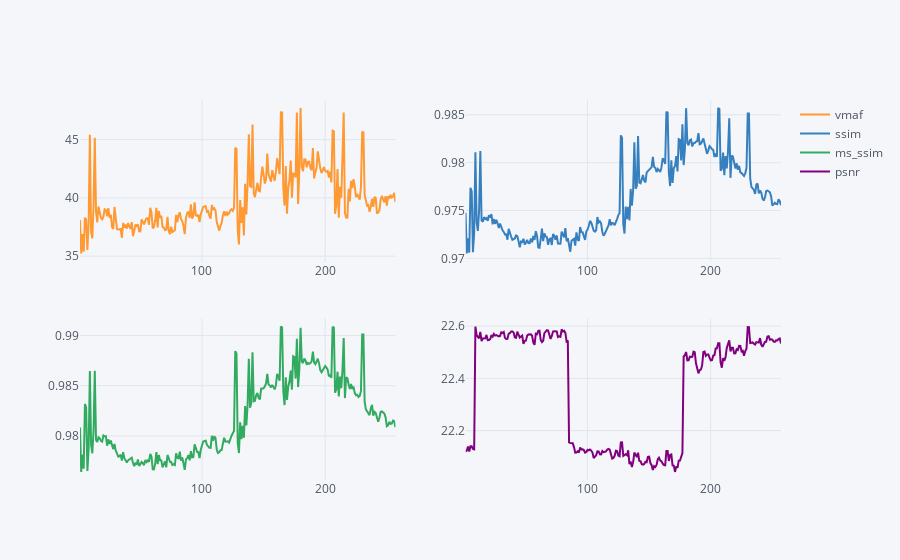

Source (notebook cell):
### Markdown cell above
##### Initial Analysis

For this test video, the VMAF score seems consistent with the earlier SSIM plots.
The video stars with relatively low quality, has a peak in perceptual quality, showing a increase in effiency of the compression, then decreases and is centered around a score of 37 roughly until halfway, and then starts increasing in quality roughly halfway with irregular fluctuations, but an overall increasing tendency, which means that less bits were needed to have a result perceptually closer to the original source material, than in the first half, where the characteristics of the scene are showing a lower SSIM and VMAF. Multi-scale SSIM might also sched some light, as well as the other objective non-perceptual metrics.

### Code cell
dfs["vmaf"].iplot(y=["vmaf", "ssim", "ms_ssim", "psnr"],subplots=True, width=2.0)

### Figure 1 — Plotly figure (JSON) as saved in the notebook; plotly's stock layout.template omitted (floating-point values rounded to 4 significant figures; data arrays with more than 128 entries replaced by an {"elided": "..."} marker saying what was removed)
{"data": [{"line": {"color": "rgba(255, 153, 51, 1.0)", "dash": "solid", "shape": "linear", "width": 2}, "mode": "lines", "name": "vmaf", "text": "", "type": "scatter", "x": {"elided": "257 int values"}, "xaxis": "x", "y": {"elided": "257 float values"}, "yaxis": "y"}, {"line": {"color": "rgba(55, 128, 191, 1.0)", "dash": "solid", "shape": "linear", "width": 2}, "mode": "lines", "name": "ssim", "text": "", "type": "scatter", "x": {"elided": "257 int values"}, "xaxis": "x2", "y": {"elided": "257 float values"}, "yaxis": "y2"}, {"line": {"color": "rgba(50, 171, 96, 1.0)", "dash": "solid", "shape": "linear", "width": 2}, "mode": "lines", "name": "ms_ssim", "text": "", "type": "scatter", "x": {"elided": "257 int values"}, "xaxis": "x3", "y": {"elided": "257 float values"}, "yaxis": "y3"}, {"line": {"color": "rgba(128, 0, 128, 1.0)", "dash": "solid", "shape": "linear", "width": 2}, "mode": "lines", "name": "psnr", "text": "", "type": "scatter", "x": {"elided": "257 int values"}, "xaxis": "x4", "y": {"elided": "257 float values"}, "yaxis": "y4"}], "layout": {"autosize": true, "legend": {"bgcolor": "#F5F6F9", "font": {"color": "#4D5663"}}, "paper_bgcolor": "#F5F6F9", "plot_bgcolor": "#F5F6F9", "title": {"font": {"color": "#4D5663"}}, "xaxis": {"anchor": "y", "autorange": true, "domain": [0, 0.45], "gridcolor": "#E1E5ED", "range": [1, 257], "showgrid": true, "tickfont": {"color": "#4D5663"}, "title": {"font": {"color": "#4D5663"}, "text": ""}, "type": "linear", "zerolinecolor": "#E1E5ED"}, "xaxis2": {"anchor": "y2", "autorange": true, "domain": [0.55, 1], "gridcolor": "#E1E5ED", "range": [1, 257], "showgrid": true, "tickfont": {"color": "#4D5663"}, "title": {"font": {"color": "#4D5663"}, "text": ""}, "type": "linear", "zerolinecolor": "#E1E5ED"}, "xaxis3": {"anchor": "y3", "autorange": true, "domain": [0, 0.45], "gridcolor": "#E1E5ED", "range": [1, 257], "showgrid": true, "tickfont": {"color": "#4D5663"}, "title": {"font": {"color": "#4D5663"}, "text": ""}, "type": "linear", "zerolinecolor": "#E1E5ED"}, "xaxis4": {"anchor": "y4", "autorange": true, "domain": [0.55, 1], "gridcolor": "#E1E5ED", "range": [1, 257], "showgrid": true, "tickfont": {"color": "#4D5663"}, "title": {"font": {"color": "#4D5663"}, "text": ""}, "type": "linear", "zerolinecolor": "#E1E5ED"}, "yaxis": {"anchor": "x", "autorange": true, "domain": [0.575, 1], "gridcolor": "#E1E5ED", "range": [34.54, 48.4], "showgrid": true, "tickfont": {"color": "#4D5663"}, "title": {"font": {"color": "#4D5663"}, "text": ""}, "type": "linear", "zerolinecolor": "#E1E5ED"}, "yaxis2": {"anchor": "x2", "autorange": true, "domain": [0.575, 1], "gridcolor": "#E1E5ED", "range": [0.9697, 0.9866], "showgrid": true, "tickfont": {"color": "#4D5663"}, "title": {"font": {"color": "#4D5663"}, "text": ""}, "type": "linear", "zerolinecolor": "#E1E5ED"}, "yaxis3": {"anchor": "x3", "autorange": true, "domain": [0, 0.425], "gridcolor": "#E1E5ED", "range": [0.9756, 0.9917], "showgrid": true, "tickfont": {"color": "#4D5663"}, "title": {"font": {"color": "#4D5663"}, "text": ""}, "type": "linear", "zerolinecolor": "#E1E5ED"}, "yaxis4": {"anchor": "x4", "autorange": true, "domain": [0, 0.425], "gridcolor": "#E1E5ED", "range": [22.01, 22.63], "showgrid": true, "tickfont": {"color": "#4D5663"}, "title": {"font": {"color": "#4D5663"}, "text": ""}, "type": "linear", "zerolinecolor": "#E1E5ED"}}}
